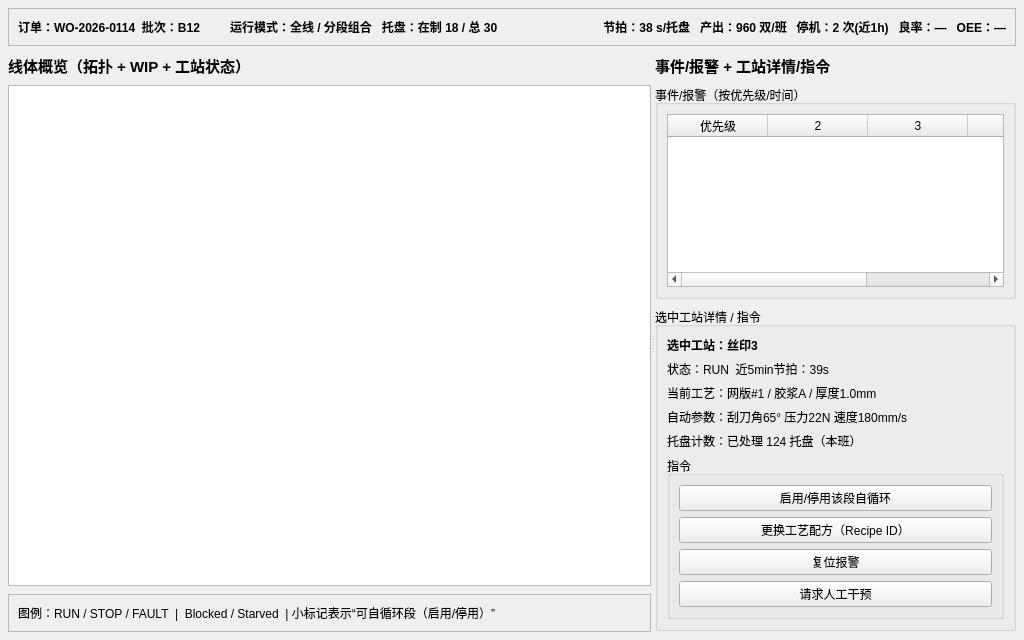
<?xml version="1.0" encoding="UTF-8"?>
<!-- Referenced files: [forms/main_window.ui](FrontEnd_V0/forms/main_window.ui) -->
<ui version="4.0">
 <class>MonitorPage</class>
 <widget class="QWidget" name="MonitorPage">
  <property name="geometry">
   <rect>
    <x>0</x>
    <y>0</y>
    <width>1024</width>
    <height>640</height>
   </rect>
  </property>
  <layout class="QVBoxLayout" name="rootLayout">
   <property name="margin">
    <number>8</number>
   </property>
   <property name="spacing">
    <number>8</number>
   </property>

   <!-- 区1：顶部 KPI / 订单 / 运行模式条 -->
   <item>
    <widget class="QFrame" name="kpiBar">
     <property name="frameShape">
      <enum>QFrame::StyledPanel</enum>
     </property>
     <layout class="QHBoxLayout" name="kpiBarLayout">
      <property name="spacing">
       <number>12</number>
      </property>

      <item>
       <widget class="QLabel" name="lblOrderBatch">
        <property name="text">
         <string>订单：WO-2026-0114  批次：B12</string>
        </property>
        <property name="sizePolicy">
         <sizepolicy hsizetype="Preferred" vsizetype="Fixed">
          <horstretch>0</horstretch>
          <verstretch>0</verstretch>
         </sizepolicy>
        </property>
        <property name="minimumSize">
         <size>
          <width>200</width>
          <height>0</height>
         </size>
        </property>
        <property name="font">
         <font>
          <bold>true</bold>
         </font>
        </property>
       </widget>
      </item>

      <item>
       <widget class="QLabel" name="lblRunModeWip">
        <property name="text">
         <string>运行模式：全线 / 分段组合   托盘：在制 18 / 总 30</string>
        </property>
        <property name="sizePolicy">
         <sizepolicy hsizetype="Expanding" vsizetype="Fixed">
          <horstretch>0</horstretch>
          <verstretch>0</verstretch>
         </sizepolicy>
        </property>
        <property name="font">
         <font>
          <bold>true</bold>
         </font>
        </property>
        <property name="minimumSize">
         <size>
          <width>320</width>
          <height>0</height>
         </size>
        </property>
        <property name="alignment">
         <set>Qt::AlignLeft|Qt::AlignVCenter</set>
        </property>
       </widget>
      </item>

      <item>
       <widget class="QLabel" name="lblKpi">
        <property name="text">
         <string>节拍：38 s/托盘   产出：960 双/班   停机：2 次(近1h)   良率：—   OEE：—</string>
        </property>
        <property name="sizePolicy">
         <sizepolicy hsizetype="Preferred" vsizetype="Fixed">
          <horstretch>0</horstretch>
          <verstretch>0</verstretch>
         </sizepolicy>
        </property>
        <property name="font">
         <font>
          <bold>true</bold>
         </font>
        </property>
        <property name="alignment">
         <set>Qt::AlignRight|Qt::AlignVCenter</set>
        </property>
       </widget>
      </item>

     </layout>
     <!-- 控制顶部高度 -->
     <property name="maximumHeight">
      <number>88</number>
     </property>
    </widget>
   </item>

   <!-- 区2 + 区3：主内容区，使用水平 QSplitter -->
   <item>
    <widget class="QSplitter" name="mainSplitter">
     <property name="orientation">
      <enum>Qt::Horizontal</enum>
     </property>

     <!-- 左侧 child：lineOverviewPanel -->
     <widget class="QWidget" name="lineOverviewPanel">
      <property name="minimumSize">
       <size>
        <width>480</width>
        <height>200</height>
       </size>
      </property>
      <layout class="QVBoxLayout" name="lineOverviewLayout">
       <property name="spacing">
        <number>8</number>
       </property>

       <item>
        <widget class="QLabel" name="lblLineTitle">
         <property name="text">
          <string>线体概览（拓扑 + WIP + 工站状态）</string>
         </property>
         <property name="font">
          <font>
           <bold>true</bold>
           <pointsize>11</pointsize>
          </font>
         </property>
        </widget>
       </item>

       <item>
        <widget class="QGraphicsView" name="lineMimicView">
         <property name="sizePolicy">
          <sizepolicy hsizetype="Expanding" vsizetype="Expanding">
           <horstretch>0</horstretch>
           <verstretch>0</verstretch>
          </sizepolicy>
         </property>
         <property name="toolTip">
          <string>拓扑视图占位：支持托盘/WIP/状态叠加与自循环段指示</string>
         </property>
        </widget>
       </item>

       <item>
        <widget class="QFrame" name="legendBar">
         <property name="frameShape">
          <enum>QFrame::StyledPanel</enum>
         </property>
         <property name="maximumHeight">
          <number>60</number>
         </property>
         <layout class="QHBoxLayout" name="legendLayout">
          <item>
           <widget class="QLabel" name="lblLegend">
            <property name="text">
             <string>图例：RUN / STOP / FAULT  |  Blocked / Starved  | 小标记表示“可自循环段（启用/停用）”</string>
            </property>
            <property name="alignment">
             <set>Qt::AlignLeft|Qt::AlignVCenter</set>
            </property>
           </widget>
          </item>
         </layout>
        </widget>
       </item>

      </layout>
     </widget>

     <!-- 右侧 child：sidePanel (约占 25–30%) -->
     <widget class="QWidget" name="sidePanel">
      <property name="minimumSize">
       <size>
        <width>300</width>
        <height>200</height>
       </size>
      </property>
      <layout class="QVBoxLayout" name="sidePanelLayout">
       <property name="spacing">
        <number>8</number>
       </property>

       <item>
        <widget class="QLabel" name="lblSideTitle">
         <property name="text">
          <string>事件/报警 + 工站详情/指令</string>
         </property>
         <property name="font">
          <font>
           <bold>true</bold>
           <pointsize>11</pointsize>
          </font>
         </property>
        </widget>
       </item>

       <item>
        <widget class="QGroupBox" name="grpEvents">
         <property name="title">
          <string>事件/报警（按优先级/时间）</string>
         </property>
         <layout class="QVBoxLayout" name="grpEventsLayout">
          <item>
           <widget class="QTableWidget" name="tblEvents">
            <property name="columnCount">
             <number>5</number>
            </property>
            <property name="rowCount">
             <number>0</number>
            </property>
            <property name="selectionBehavior">
             <enum>QAbstractItemView::SelectRows</enum>
            </property>
            <property name="editTriggers">
             <enum>QAbstractItemView::NoEditTriggers</enum>
            </property>
            <column>
             <property name="text">
              <string>优先级</string>
             </property>
            </column>
            <horizontalHeaderItem>
             <property name="text">
              <string>时间</string>
             </property>
            </horizontalHeaderItem>
            <horizontalHeaderItem>
             <property name="text">
              <string>来源工位</string>
             </property>
            </horizontalHeaderItem>
            <horizontalHeaderItem>
             <property name="text">
              <string>简述</string>
             </property>
            </horizontalHeaderItem>
            <horizontalHeaderItem>
             <property name="text">
              <string>确认</string>
             </property>
            </horizontalHeaderItem>
           </widget>
          </item>
         </layout>
        </widget>
       </item>

       <item>
        <widget class="QGroupBox" name="grpStationDetail">
         <property name="title">
          <string>选中工站详情 / 指令</string>
         </property>
         <layout class="QVBoxLayout" name="grpStationLayout">
          <item>
           <widget class="QLabel" name="lblStationName">
            <property name="text">
             <string>选中工站：丝印3</string>
            </property>
            <property name="font">
             <font>
              <bold>true</bold>
             </font>
            </property>
           </widget>
          </item>
          <item>
           <widget class="QLabel" name="lblStationState">
            <property name="text">
             <string>状态：RUN  近5min节拍：39s</string>
            </property>
           </widget>
          </item>
          <item>
           <widget class="QLabel" name="lblRecipe">
            <property name="text">
             <string>当前工艺：网版#1 / 胶浆A / 厚度1.0mm</string>
            </property>
           </widget>
          </item>
          <item>
           <widget class="QLabel" name="lblParams">
            <property name="text">
             <string>自动参数：刮刀角65° 压力22N 速度180mm/s</string>
            </property>
           </widget>
          </item>
          <item>
           <widget class="QLabel" name="lblCount">
            <property name="text">
             <string>托盘计数：已处理 124 托盘（本班）</string>
            </property>
           </widget>
          </item>

          <!-- 指令区 -->
          <item>
           <widget class="QGroupBox" name="cmdBox">
            <property name="title">
             <string>指令</string>
            </property>
            <layout class="QVBoxLayout" name="cmdLayout">
             <item>
              <widget class="QPushButton" name="btnToggleLoop">
               <property name="text">
                <string>启用/停用该段自循环</string>
               </property>
              </widget>
             </item>
             <item>
              <widget class="QPushButton" name="btnChangeRecipe">
               <property name="text">
                <string>更换工艺配方（Recipe ID）</string>
               </property>
              </widget>
             </item>
             <item>
              <widget class="QPushButton" name="btnResetAlarm">
               <property name="text">
                <string>复位报警</string>
               </property>
              </widget>
             </item>
             <item>
              <widget class="QPushButton" name="btnCallAssist">
               <property name="text">
                <string>请求人工干预</string>
               </property>
              </widget>
             </item>
            </layout>
           </widget>
          </item>

         </layout>
        </widget>
       </item>

       <!-- spacer to push content to top -->
       <item>
        <spacer name="sideBottomSpacer">
         <property name="orientation">
          <enum>Qt::Vertical</enum>
         </property>
         <property name="sizeHint">
          <size>
           <width>20</width>
           <height>20</height>
          </size>
         </property>
        </spacer>
       </item>

      </layout>
     </widget>

     <!-- initial splitter sizes to approximate left: right = 3:1 -->
     <property name="sizes">
      <list>
       <number>900</number>
       <number>300</number>
      </list>
     </property>

    </widget>
   </item>

  </layout>
 </widget>
 <resources/>
 <connections/>
</ui>
